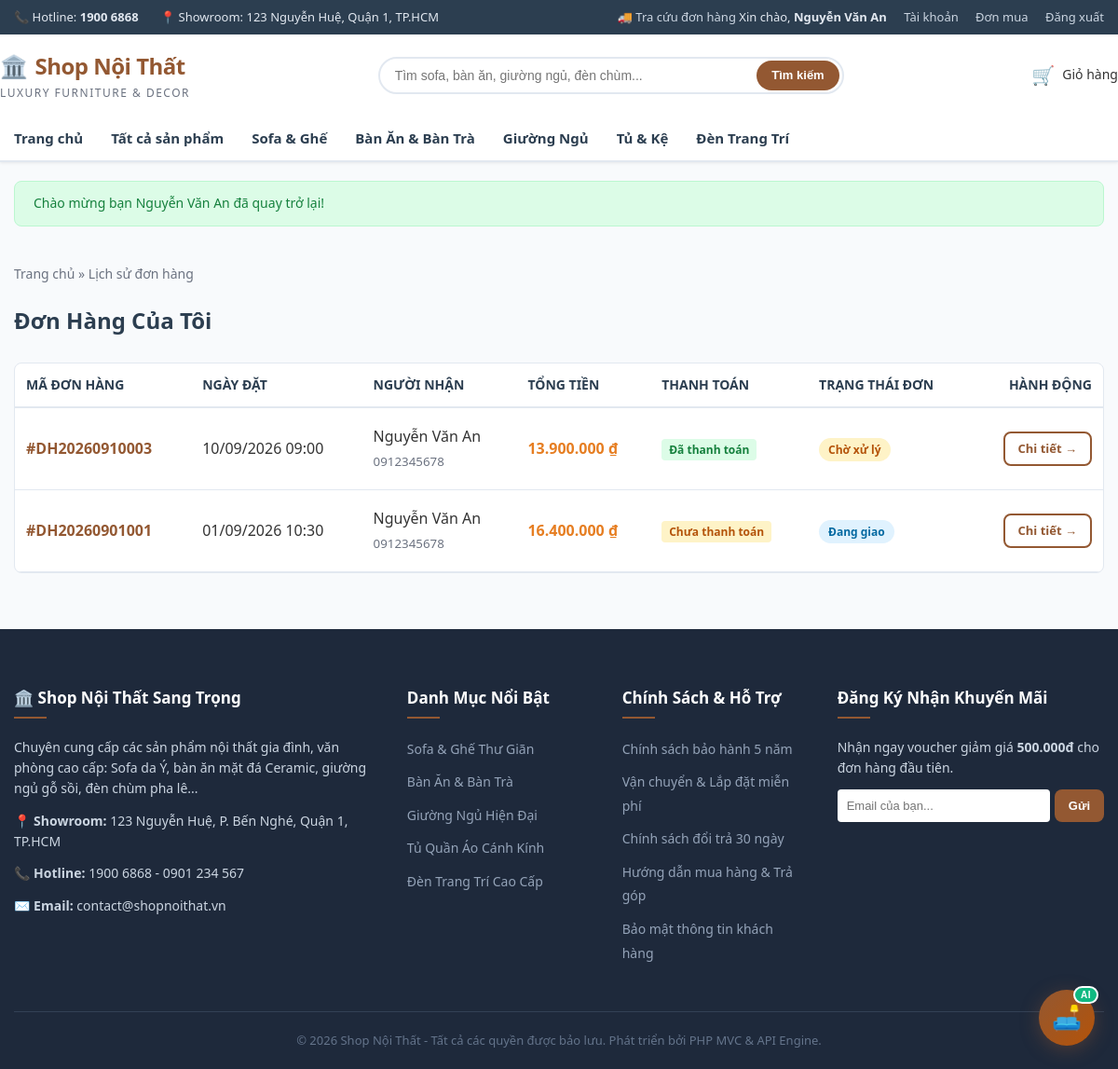
Page /don-hang/lich-su (signed in) on the committed database.
### tables this page shows
CREATE TABLE `don_hang` (
  `id` INT AUTO_INCREMENT PRIMARY KEY,
  `ma_don_hang` VARCHAR(30) NOT NULL UNIQUE,
  `khach_hang_id` INT NULL,
  `phuong_thuc_van_chuyen_id` INT NULL,
  `phuong_thuc_thanh_toan_id` INT NULL,
  `ho_ten_nhan` VARCHAR(100) NOT NULL,
  `sdt_nhan` VARCHAR(20) NOT NULL,
  `dia_chi_giao` TEXT NOT NULL,
  `tinh_thanh` VARCHAR(100) NULL,
  `ghi_chu` TEXT NULL,
  `tien_hang` DECIMAL(12,2) NOT NULL DEFAULT 0,
  `phi_van_chuyen` DECIMAL(12,2) NOT NULL DEFAULT 0,
  `tong_tien` DECIMAL(12,2) NOT NULL DEFAULT 0,
  `phuong_thuc_thanh_toan` VARCHAR(50) DEFAULT 'cod',
  `trang_thai_thanh_toan` ENUM('chua_thanh_toan', 'da_thanh_toan') DEFAULT 'chua_thanh_toan',
  `trang_thai` ENUM('cho_xu_ly', 'dang_giao', 'hoan_tat', 'da_huy') DEFAULT 'cho_xu_ly',
  `ngay_dat` DATETIME DEFAULT CURRENT_TIMESTAMP,
  `updated_at` DATETIME DEFAULT CURRENT_TIMESTAMP ON UPDATE CURRENT_TIMESTAMP,
  FOREIGN KEY (`khach_hang_id`) REFERENCES `khach_hang`(`id`) ON DELETE SET NULL,
  FOREIGN KEY (`phuong_thuc_van_chuyen_id`) REFERENCES `phuong_thuc_van_chuyen`(`id`) ON DELETE SET NULL,
  FOREIGN KEY (`phuong_thuc_thanh_toan_id`) REFERENCES `phuong_thuc_thanh_toan`(`id`) ON DELETE SET NULL
);

### views/client/donhang/history.php (the view, shortened to what the rows shown need)
<?php
require_once __DIR__ . '/../../../includes/header.php';
?>
<div class="container" style="margin-top: 30px; margin-bottom: 60px;">
    <div style="padding: 10px 0 20px 0; font-size: 14px; color: var(--text-muted);">
        <a href="<?php echo base_url(); ?>">Trang chủ</a> &raquo;
        <span>Lịch sử đơn hàng</span>
    </div>
    <h1 style="font-size: 24px; color: var(--secondary-color); margin-bottom: 25px;">
        Đơn Hàng Của Tôi
    </h1>
    <?php if (empty($orders)): ?>
        <div class="empty-cart-box">
            <div class="empty-cart-icon">📦</div>
            <h2 style="font-size: 20px; color: var(--secondary-color); margin-bottom: 10px;">Bạn chưa có đơn hàng nào</h2>
            <p style="color: var(--text-muted); margin-bottom: 25px;">Hãy bắt đầu trải nghiệm mua sắm nội thất cùng chúng tôi!</p>
            <a href="<?php echo base_url('san-pham'); ?>" class="btn btn-primary">Mua Sắm Ngay</a>
        </div>
    <?php else: ?>
        <div style="background: #fff; border-radius: var(--radius-md); border: 1px solid var(--border-color); overflow: hidden;">
            <table class="cart-table">
                <thead>
                    <tr>
                        <th>Mã đơn hàng</th>
                        <th>Ngày đặt</th>
                        <th>Người nhận</th>
                        <th>Tổng tiền</th>
                        <th>Thanh toán</th>
                        <th>Trạng thái đơn</th>
                        <th style="text-align: right;">Hành động</th>
                    </tr>
                </thead>
                <tbody>
                    <?php foreach ($orders as $o): ?>
                        <tr>
                            <td>
                                <strong style="color: var(--primary-color);">#<?php echo htmlspecialchars($o['ma_don_hang']); ?></strong>
                            </td>
                            <td><?php echo date('d/m/Y H:i', strtotime($o['ngay_dat'])); ?></td>
                            <td>
                                <div><?php echo htmlspecialchars($o['ho_ten_nhan']); ?></div>
                                <small style="color: var(--text-muted);"><?php echo htmlspecialchars($o['sdt_nhan']); ?></small>
                            </td>
                            <td>
                                <strong style="color: var(--accent-color);"><?php echo format_currency($o['tong_tien']); ?></strong>
                            </td>
                            <td>
                                <?php if ($o['trang_thai_thanh_toan'] === 'da_thanh_toan'): ?>
                                    <span class="badge badge-success" style="background:#dcfce7; color:#15803d; padding:3px 8px; border-radius:4px; font-size:12px; font-weight:600;">Đã thanh toán</span>
                                <?php else: ?>
                                    <span class="badge badge-warning" style="background:#fef3c7; color:#b45309; padding:3px 8px; border-radius:4px; font-size:12px; font-weight:600;">Chưa thanh toán</span>
                                <?php endif; ?>
                            </td>
                            <td>
                                <?php
                                    $statusMap = [
                                        'cho_xu_ly' => ['Chờ xử lý', 'badge-warning', '#fef3c7', '#b45309'],
                                        'dang_giao' => ['Đang giao', 'badge-info', '#e0f2fe', '#0369a1'],
                                        'hoan_tat'  => ['Hoàn tất', 'badge-success', '#dcfce7', '#15803d'],
                                        'da_huy'    => ['Đã hủy', 'badge-danger', '#fee2e2', '#b91c1c'],
                                    ];
                                    $st = $statusMap[$o['trang_thai']] ?? ['Không rõ', 'badge-secondary', '#f1f5f9', '#475569'];
                                ?>
                                <span style="background:<?php echo $st[2]; ?>; color:<?php echo $st[3]; ?>; padding:4px 10px; border-radius:20px; font-size:12px; font-weight:600;">
                                    <?php echo $st[0]; ?>
                                </span>
                            </td>
                            <td style="text-align: right;">
                                <a href="<?php echo base_url('don-hang/chi-tiet/' . $o['id']); ?>" class="btn btn-outline btn-sm">
                                    Chi tiết &rarr;
                                </a>
                            </td>
                        </tr>
                    <?php endforeach; ?>
                </tbody>
            </table>
        </div>
    <?php endif; ?>
</div>
<?php
require_once __DIR__ . '/../../../includes/footer.php';
?>

### core/App.php (shortened to what the rows shown need)
<?php
class App {
    private static array $routes = [];
    private static function addRoute(string $method, string $path, array|callable $handler): void {
        $path = trim($path, '/');
        $pattern = preg_replace('/\{([a-zA-Z0-9_]+)\}/', '(?P<$1>[^/]+)', $path);
        $pattern = '#^' . $pattern . '$#i';
        self::$routes[] = [
            'method'  => strtoupper($method),
            'path'    => $path,
            'pattern' => $pattern,
            'handler' => $handler
        ];
    }
    public function run(): void {
        $requestMethod = $_SERVER['REQUEST_METHOD'] ?? 'GET';
        $url = $_GET['url'] ?? '';
        $url = trim($url, '/');
        $isApi = str_starts_with($url, 'api');
        foreach (self::$routes as $route) {
            if ($route['method'] !== 'ANY' && $route['method'] !== $requestMethod) {
                continue;
            }
            if (preg_match($route['pattern'], $url, $matches)) {
                $params = array_values(array_filter($matches, function ($key) {
                    return !is_numeric($key);
                }, ARRAY_FILTER_USE_KEY));
                $handler = $route['handler'];
                if (is_array($handler) && count($handler) === 2) {
                    [$controllerClass, $actionMethod] = $handler;
                    $possiblePaths = [
                        __DIR__ . '/../api/' . $controllerClass . '.php',
                        __DIR__ . '/../controller/' . $controllerClass . '.php',
                        __DIR__ . '/../controller/api/' . $controllerClass . '.php',
                        __DIR__ . '/../controller/admin/' . $controllerClass . '.php'
                    ];
                    $controllerFile = null;
                    foreach ($possiblePaths as $path) {
                        if (file_exists($path)) {
                            $controllerFile = $path;
                            break;
                        }
                    }
                    if (file_exists($controllerFile)) {
                        if (class_exists($controllerClass)) {
                            $controllerInstance = new $controllerClass();
                            if (method_exists($controllerInstance, $actionMethod)) {
                                call_user_func_array([$controllerInstance, $actionMethod], $params);
                                return;
                            } else {
                                $this->handleError("Method `{$actionMethod}` không tồn tại trong Controller `{$controllerClass}`.", $isApi, 500);
                                return;
                            }
                        }
                    }
                    return;
                }
            }
        }
    }
}

### rows in the picture
don_hang: ma_don_hang "DH20260910003", ngay_dat "10/09/2026 09:00", ho_ten_nhan "Nguyễn Văn An", sdt_nhan "0912345678", tong_tien "13.900.000 ₫", trang_thai_thanh_toan "Đã thanh toán", trang_thai "Chờ xử lý"
don_hang: ma_don_hang "DH20260901001", ngay_dat "01/09/2026 10:30", ho_ten_nhan "Nguyễn Văn An", sdt_nhan "0912345678", tong_tien "16.400.000 ₫", trang_thai_thanh_toan "Chưa thanh toán", trang_thai "Đang giao"

### other values in the picture
$flash['message'] "Chào mừng bạn Nguyễn Văn An đã quay trở lại!"
